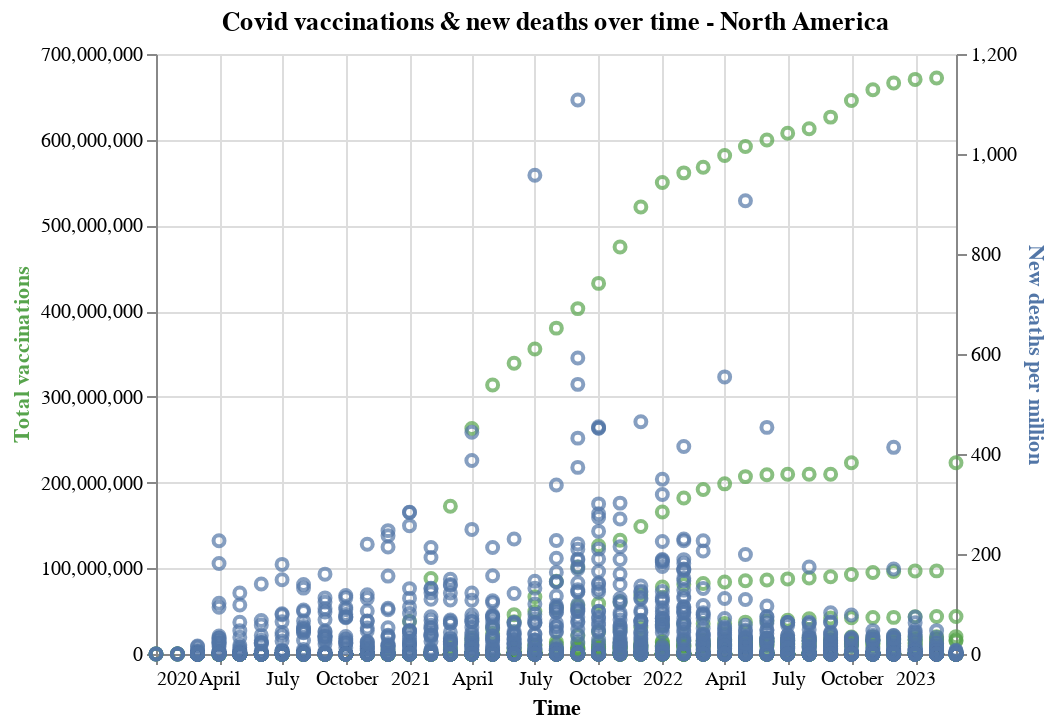

Notebook source saved alongside this figure:
### Code cell
base = alt.Chart(data_grouped).encode(
    alt.X('month_year:T', axis=alt.Axis(title='Time'))
).properties(title='Covid vaccinations & new deaths over time - North America')


point1 = base.mark_point(stroke='#57A44C', interpolate='monotone').encode(
    alt.Y('total_vaccinations',
          axis=alt.Axis(title=' Total vaccinations', titleColor='#57A44C'))
)

point2 = base.mark_point(stroke='#5276A7', interpolate='monotone').encode(
    alt.Y('new_deaths_per_million',
          axis=alt.Axis(title='New deaths per million', titleColor='#5276A7'))
)


alt.layer(point1, point2).resolve_scale(
    y = 'independent'
)

### Figure 1 — Vega-Lite specification as saved in the notebook (floating-point values rounded to 4 significant figures; data arrays with more than 128 entries replaced by an {"elided": "..."} marker saying what was removed)
{"config": {"view": {"continuousWidth": 400, "continuousHeight": 300}}, "layer": [{"mark": {"type": "point", "interpolate": "monotone", "stroke": "#57A44C"}, "encoding": {"x": {"axis": {"title": "Time"}, "field": "month_year", "type": "temporal"}, "y": {"axis": {"title": " Total vaccinations", "titleColor": "#57A44C"}, "field": "total_vaccinations", "type": "quantitative"}}, "title": "Covid vaccinations & new deaths over time - North America"}, {"mark": {"type": "point", "interpolate": "monotone", "stroke": "#5276A7"}, "encoding": {"x": {"axis": {"title": "Time"}, "field": "month_year", "type": "temporal"}, "y": {"axis": {"title": "New deaths per million", "titleColor": "#5276A7"}, "field": "new_deaths_per_million", "type": "quantitative"}}, "title": "Covid vaccinations & new deaths over time - North America"}], "data": {"name": "data-10f076ef03dd2ea76a880802c3c2923a"}, "resolve": {"scale": {"y": "independent"}}, "$schema": "https://vega.github.io/schema/vega-lite/v4.17.0.json", "datasets": {"data-10f076ef03dd2ea76a880802c3c2923a": {"elided": "1341 records"}}}
